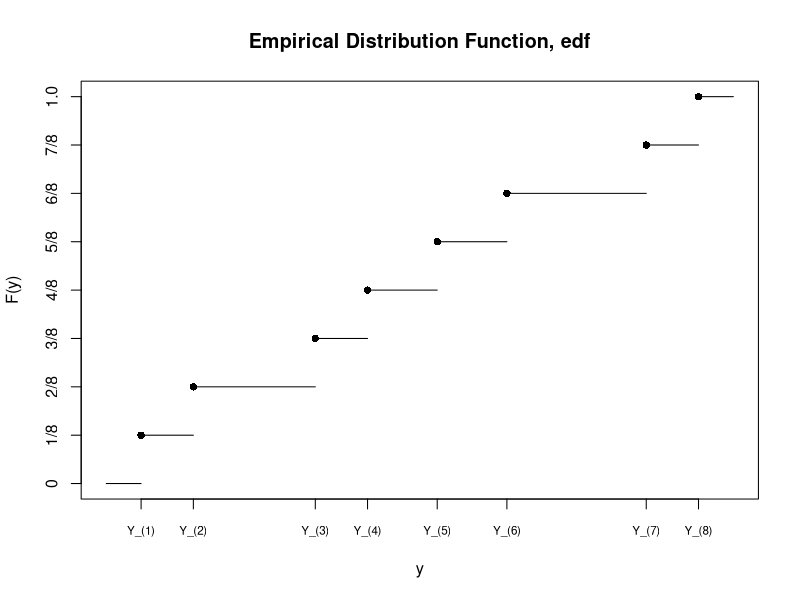
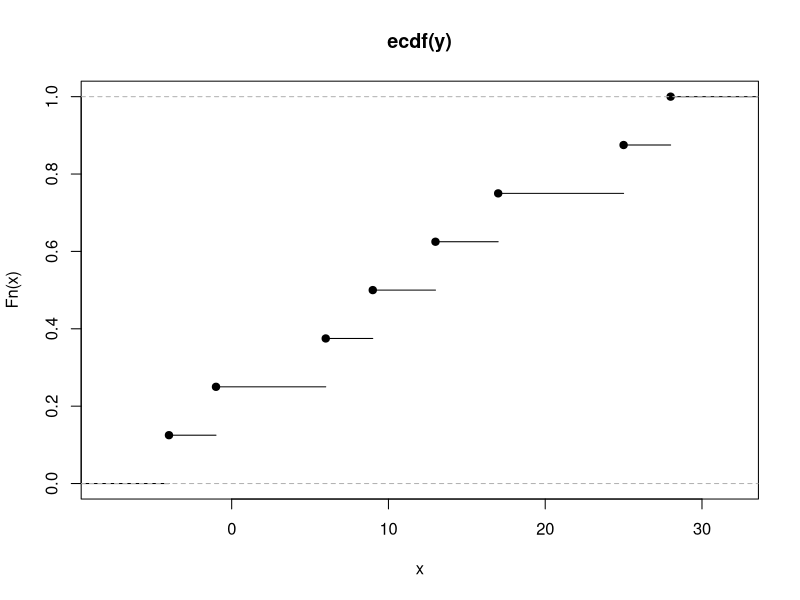

These charts were generated, in order, by the following R code:
#R code for plotting the edf for a data set, n=8 using manual methodsa nd using ecdf package in R

#postscript("u:\\meth1\\psfiles\\edf.ps",height=8,horizontal=F)

y =   c(  -4, -1, 6  , 9, 13 ,  17,   25, 28  )
edf = c(.125,.25,.375,.5,.625, .75, .875, 1.00)
par(cex=.99)
plot(y,edf,ylab="F(y)",xlab="y",lab=c(8,17,4),ylim=c(0,1.0),xlim=c(-6,30),
yaxt="n",xaxt="n",pch=16)
par(cex=.95)
axis(side=2,at=c(0,.125,.25,.375,.5,.625,.75,.875,1),
labels=c("0","1/8","2/8","3/8","4/8","5/8","6/8","7/8","1.0"))
par(cex=.70)
axis(side=1,at=c(-4,       -1,     6,      9,     13,         17,     25, 28),
labels=        c("Y_(1)","Y_(2)","Y_(3)","Y_(4)","Y_(5)","Y_(6)","Y_(7)","Y_(8)"))
segments(-6,  0,-4,0  )
segments(-4,.125,-1,.125)
segments(-1,.25,6,.25)
segments(6,.375,9,.375)
segments(9,.5,13,.5)
segments(13,.625,17,.625)
segments(17,.75,25,.75)
segments(25,.875,28,.875)
segments(28,1.00,30,1.00)
par(cex=.99)
title("Empirical Distribution Function, edf")

#graphics.off()

2
install.packages("ecdf")
t<-ecdf(y)
plot(t)
